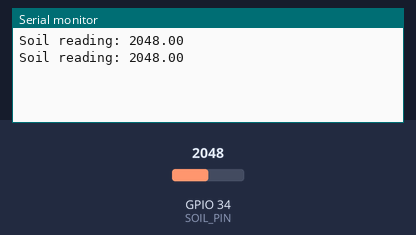
Bench run of a sketch on a simulated ESP32. Parts: the last lines printed to the serial monitor. The test bench sets the inputs (shaded band); at power-on: GPIO 34 (SOIL_PIN) = 2048. WiFi joins after 1.5 s; servers stay silent unless stated; no MQTT or app messages arrive unless stated.

Above: at 2.7 s.
2.8 s: GPIO 34 (SOIL_PIN) set to 2866
At 4.1 s:
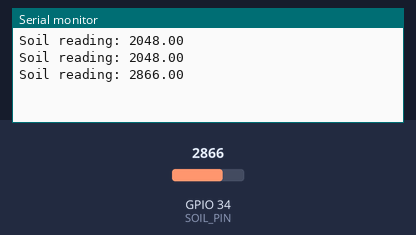
4.3 s: GPIO 34 (SOIL_PIN) set to 3603
At 5.2 s:
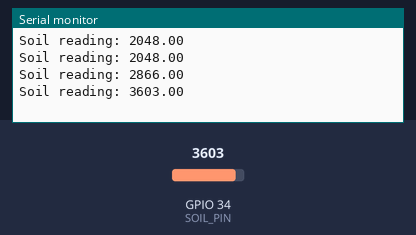
Timing chart, 0 to 7.3 s (numbered marks = the images above; inputs shaded):
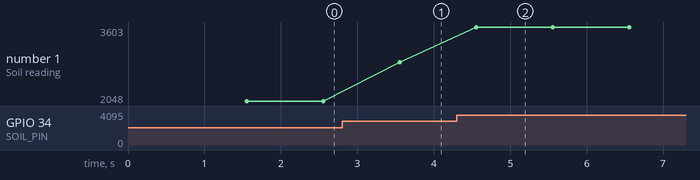

Measured:
- after the input at 2.8 s, the serial monitor: prints a new line after 0.76 s (image 1)
- after the input at 4.3 s, the serial monitor: prints a new line after 0.26 s (image 2)
- plotted number 1: 2048 → 2866 after the input at 2.8 s, 2866 → 3603 after the input at 4.3 s

The sketch:

Soil_Moisture.ino
```cpp
/*
  Example: Capacitive Soil Moisture Sensor → HiveMQ

  Only sections 3 and 4 differ from the main template.
  No extra library needed - this uses a plain analogRead().
*/

#include <WiFi.h>
#include <PubSubClient.h>

// ==============================
// 1. Wi-Fi
// ==============================
const char* WIFI_SSID     = "YOUR_WIFI_NAME";
const char* WIFI_PASSWORD = "YOUR_WIFI_PASSWORD";

// ==============================
// 2. HiveMQ Broker
// ==============================
const char* MQTT_BROKER = "broker.hivemq.com";
const int   MQTT_PORT   = 1883;
const char* MQTT_TOPIC     = "garden/moisture";
const char* MQTT_CLIENT_ID = "esp32-soil";

// ==============================
// 3. Data to Send
// ==============================
float sensorData = 0; // holds raw ADC reading (0-4095)

const int SOIL_PIN = 34;

// ==============================
// 4. Update Sensor
// ==============================
void updateSensor()
{
    sensorData = analogRead(SOIL_PIN);

    // Optional: convert to a 0-100% scale once you know your
    // sensor's dry/wet raw values, e.g.:
    // sensorData = map(analogRead(SOIL_PIN), 4095, 1200, 0, 100);
}

// ---- MQTT + Wi-Fi plumbing (same as main template) ----

WiFiClient   espClient;
PubSubClient client(espClient);

void connectWiFi()
{
    WiFi.begin(WIFI_SSID, WIFI_PASSWORD);
    while (WiFi.status() != WL_CONNECTED)
    {
        delay(500);
    }
}

void connectMQTT()
{
    while (!client.connected())
    {
        if (!client.connect(MQTT_CLIENT_ID))
        {
            delay(2000);
        }
    }
}

void setup()
{
    Serial.begin(115200);
    connectWiFi();
    client.setServer(MQTT_BROKER, MQTT_PORT);
}

void loop()
{
    if (!client.connected())
    {
        connectMQTT();
    }
    client.loop();

    updateSensor();

    String payload = String(sensorData);
    client.publish(MQTT_TOPIC, payload.c_str());

    Serial.print("Soil reading: ");
    Serial.println(payload);

    delay(1000);
}
```
